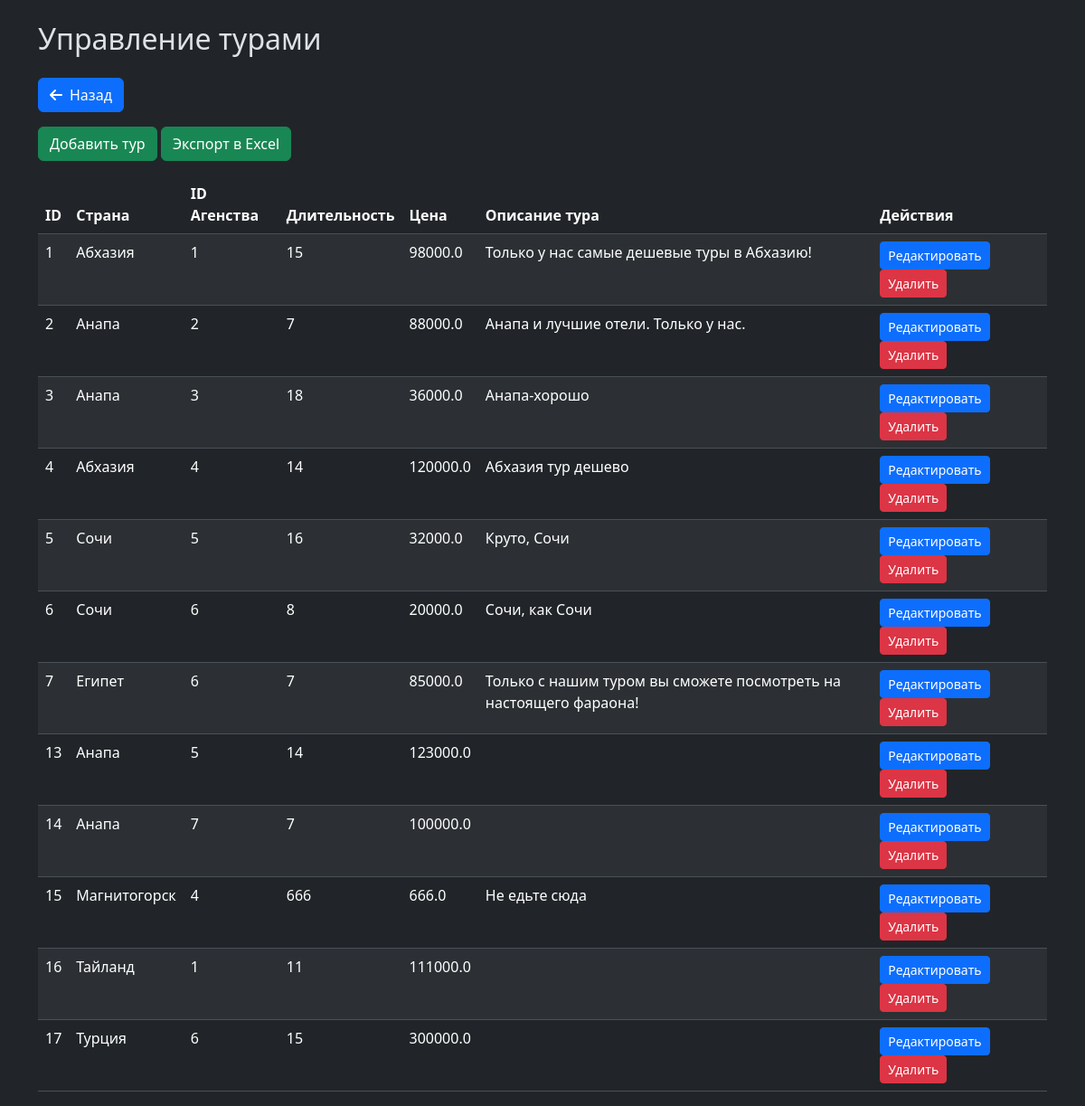
The app's page /admin/tours (signed in) with its own data.
### tables this page shows
CREATE TABLE "Tours" (
	"id"	INTEGER NOT NULL UNIQUE,
	"country"	TEXT NOT NULL,
	"agencyid"	INTEGER NOT NULL,
	"description"	TEXT,
	"duration"	TEXT NOT NULL,
	"price"	REAL NOT NULL,
	PRIMARY KEY("id" AUTOINCREMENT),
	FOREIGN KEY("agencyid") REFERENCES "Agency"("id") ON UPDATE CASCADE ON DELETE CASCADE
);

### admin_routes.py (the view)
@admin_bp.route('/admin/tours')
@admin_required
def manage_tours():
    conn = get_db_connection()
    cursor = conn.cursor()
    cursor.execute("SELECT id, country, agencyid, duration, price, description FROM Tours")
    tours = cursor.fetchall()
    conn.close()
    return render_template("admin_tours.html",
                         tours=tours,
                         user_name=session['user_name'],
                         is_authenticated=True)

### admin_routes.py (called while the page is built)
def get_db_connection():
    conn = sqlite3.connect('turhelp.db')
    conn.execute("PRAGMA foreign_keys = ON")
    return conn

def admin_required(f):
    @wraps(f)
    def decorated_function(*args, **kwargs):
        if not session.get('is_admin'):
            flash('Доступ запрещен', 'danger')
            return redirect(url_for('home'))
        return f(*args, **kwargs)
    return decorated_function

### templates/admin_tours.html (shortened to what this page needs)
<!doctype html>
<html lang="ru" class="h-100" data-bs-theme="dark">
<head>
    <link rel="stylesheet" href="{{ url_for('static', filename='css/main.css') }}">
    <link rel="stylesheet" href="https://cdnjs.cloudflare.com/ajax/libs/font-awesome/6.0.0/css/all.min.css">
    <link rel="stylesheet" href="https://cdn.jsdelivr.net/npm/bootstrap@5.3.3/dist/css/bootstrap.min.css">
</head>
<body class="body">
	<div class="container">
		<h2 class="my-4">Управление турами</h2>
		<div class="mb-3">
			<a href="/admin" type="button" class="btn btn-primary">
				<i class="fas fa-arrow-left me-2"></i>Назад
			</a>
		</div>
		<a href="{{ url_for('admin_bp.add_tour') }}" class="btn btn-success mb-3">Добавить тур</a>
		<a href="{{ url_for('admin_bp.export_tours') }}" class="btn btn-success mb-3">Экспорт в Excel</a>
		<div class="table-responsive">
			<table class="table table-striped">
				<thead>
					<tr>
						<th>ID</th>
						<th>Страна</th>
						<th>ID Агенства</th>
						<th>Длительность</th>
						<th>Цена</th>
						<th>Описание тура</th>
						<th></th>
						<th>Действия</th>
					</tr>
				</thead>
				<tbody>
					{% for tour in tours %}
					<tr>
						<td>{{ tour[0] }}</td>
						<td>{{ tour[1] }}</td>
						<td>{{ tour[2] }}</td>
						<td>{{ tour[3] }}</td>
						<td>{{ tour[4] }}</td>
						<td>{{ tour[5] }}</td>
						<td>{{ tour[6] }}</td>
						<td>
							<a href="{{ url_for('admin_bp.edit_tour', tour_id=tour[0]) }}" class="btn btn-primary btn-sm me-1">Редактировать</a>
							<form action="{{ url_for('admin_bp.delete_tour', tour_id=tour[0]) }}" method="post" class="d-inline">
								<button type="submit" class="btn btn-danger btn-sm">Удалить</button>
							</form>
						</td>
					</tr>
					{% endfor %}
				</tbody>
			</table>
		</div>
	</div>
</body>
</html>

### static/css/main.css (style rules this page uses)
body { overflow: hidden; height: 100%; font-family: Arial, sans-serif; margin: 0; }
.body { overflow: auto; }

### records on screen
Tours: id "1", country "Абхазия", agencyid "1", duration "15", price "98000.0", description "Только у нас самые дешевые туры в Абхазию!"
Tours: id "2", country "Анапа", agencyid "2", duration "7", price "88000.0", description "Анапа и лучшие отели. Только у нас."
Tours: id "3", country "Анапа", agencyid "3", duration "18", price "36000.0", description "Анапа-хорошо"
Tours: id "4", country "Абхазия", agencyid "4", duration "14", price "120000.0", description "Абхазия тур дешево"
Tours: id "5", country "Сочи", agencyid "5", duration "16", price "32000.0", description "Круто, Сочи"
Tours: id "6", country "Сочи", agencyid "6", duration "8", price "20000.0", description "Сочи, как Сочи"
Tours: id "7", country "Египет", agencyid "6", duration "7", price "85000.0", description "Только с нашим туром вы сможете посмотреть на настоящего фараона!"
Tours: id "13", country "Анапа", agencyid "5", duration "14", price "123000.0"
Tours: id "14", country "Анапа", agencyid "7", duration "7", price "100000.0"
Tours: id "15", country "Магнитогорск", agencyid "4", duration "666", price "666.0", description "Не едьте сюда"
Tours: id "16", country "Тайланд", agencyid "1", duration "11", price "111000.0"
Tours: id "17", country "Турция", agencyid "6", duration "15", price "300000.0"
